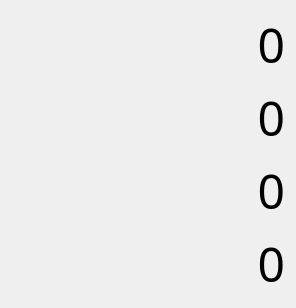
<?xml version="1.0" encoding="UTF-8"?>
<ui version="4.0">
 <class>Form</class>
 <widget class="QWidget" name="Form">
  <property name="geometry">
   <rect>
    <x>0</x>
    <y>0</y>
    <width>296</width>
    <height>300</height>
   </rect>
  </property>
  <property name="windowTitle">
   <string>Form</string>
  </property>
  <layout class="QVBoxLayout" name="verticalLayout">
   <item>
    <widget class="QLabel" name="label0">
     <property name="font">
      <font>
       <family>Myriad Pro</family>
       <pointsize>36</pointsize>
      </font>
     </property>
     <property name="text">
      <string>0</string>
     </property>
     <property name="alignment">
      <set>Qt::AlignRight|Qt::AlignTrailing|Qt::AlignVCenter</set>
     </property>
     <property name="textInteractionFlags">
      <set>Qt::LinksAccessibleByMouse|Qt::TextSelectableByMouse</set>
     </property>
    </widget>
   </item>
   <item>
    <widget class="QLabel" name="label1">
     <property name="font">
      <font>
       <family>Myriad Pro</family>
       <pointsize>36</pointsize>
      </font>
     </property>
     <property name="text">
      <string>0</string>
     </property>
     <property name="alignment">
      <set>Qt::AlignRight|Qt::AlignTrailing|Qt::AlignVCenter</set>
     </property>
     <property name="textInteractionFlags">
      <set>Qt::LinksAccessibleByMouse|Qt::TextSelectableByMouse</set>
     </property>
    </widget>
   </item>
   <item>
    <widget class="QLabel" name="label2">
     <property name="font">
      <font>
       <family>Myriad Pro</family>
       <pointsize>36</pointsize>
      </font>
     </property>
     <property name="text">
      <string>0</string>
     </property>
     <property name="alignment">
      <set>Qt::AlignRight|Qt::AlignTrailing|Qt::AlignVCenter</set>
     </property>
     <property name="textInteractionFlags">
      <set>Qt::LinksAccessibleByMouse|Qt::TextSelectableByMouse</set>
     </property>
    </widget>
   </item>
   <item>
    <widget class="QLabel" name="label3">
     <property name="font">
      <font>
       <family>Myriad Pro</family>
       <pointsize>36</pointsize>
      </font>
     </property>
     <property name="text">
      <string>0</string>
     </property>
     <property name="alignment">
      <set>Qt::AlignRight|Qt::AlignTrailing|Qt::AlignVCenter</set>
     </property>
     <property name="textInteractionFlags">
      <set>Qt::LinksAccessibleByMouse|Qt::TextSelectableByMouse</set>
     </property>
    </widget>
   </item>
   <item>
    <spacer name="verticalSpacer">
     <property name="orientation">
      <enum>Qt::Vertical</enum>
     </property>
     <property name="sizeHint" stdset="0">
      <size>
       <width>20</width>
       <height>40</height>
      </size>
     </property>
    </spacer>
   </item>
  </layout>
 </widget>
 <resources/>
 <connections/>
</ui>
